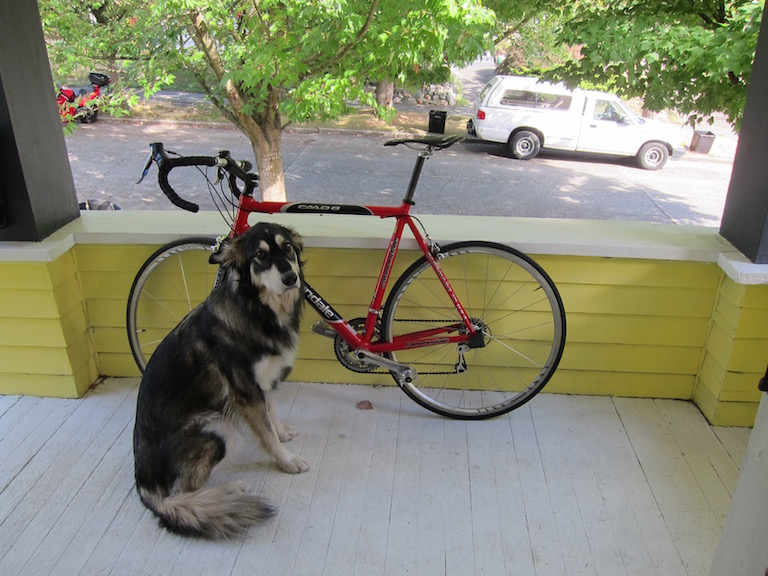
#> input picture dog.jpg, 768 x 576 px
$ python image_creat.py
#> lines starting #> are read from the running program, lines starting #| are printed output that depends on the picture; long printed decimals are rounded
import cv2 as cv
import numpy as np
import time
import matplotlib.pyplot as plt

print(cv.__version__)

# Change one image and getting from.

img_orig = cv.imread('dog.jpg', cv.IMREAD_COLOR)
#> img_orig is the input picture: shape (576, 768, 3); mean B, G, R 114.1, 135.7, 134.4
(h, w) = img_orig.shape[:2]
#> h = 576; w = 768
print(h, w)
#| 576 768
img_gray = cv.cvtColor(img_orig, cv.COLOR_BGR2GRAY)
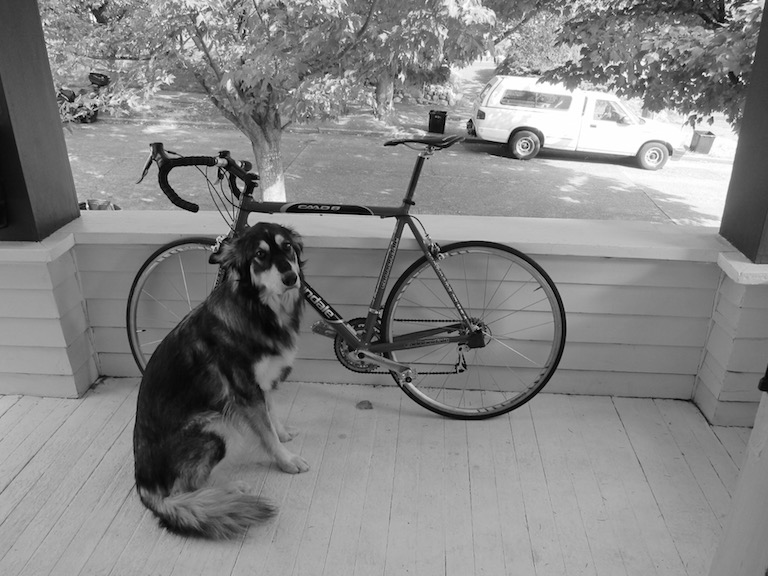
#> img_gray: shape (576, 768); min 0, max 255, mean 132.8
plt.subplot(3, 2, 1), plt.imshow(img_gray, cmap='Greys_r'), plt.title("gray image")

center = (w / 2, h / 2)
#> center = (384, 288)
angle = 5
M = cv.getRotationMatrix2D(center, angle, 1)
print(M)
#| [[  0.9962    0.08716 -23.640]
#|  [ -0.08716   0.9962   34.564]]
img_rotate = cv.warpAffine(img_gray, M, (w, h))
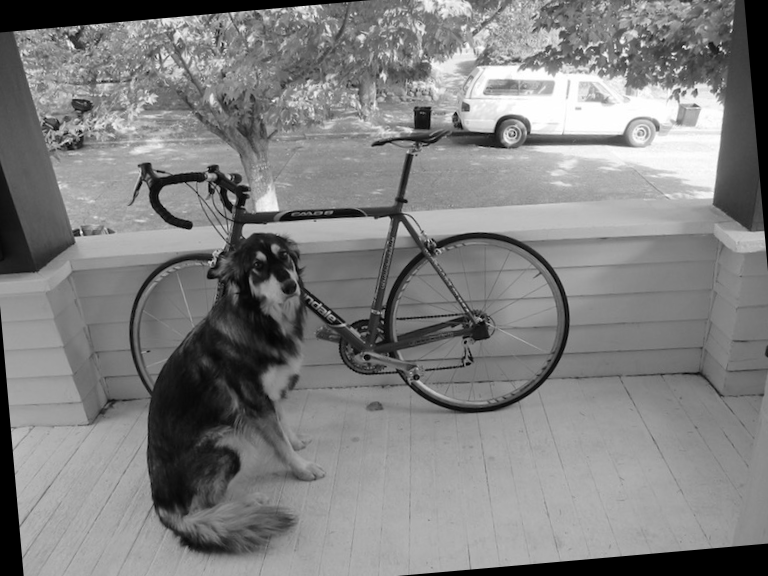
#> img_rotate: shape (576, 768); min 0, max 255, mean 127.8
print(img_rotate.shape)
#| (576, 768)
plt.subplot(3, 2, 2), plt.imshow(img_rotate, cmap='Greys_r'), plt.title("rotate image")

# [14 lines of commented-out code are left out]

plt.show()
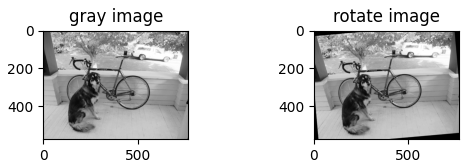
#> figure drawn by matplotlib, 2 panels
cv.waitKey(0)
cv.destroyAllWindows()
